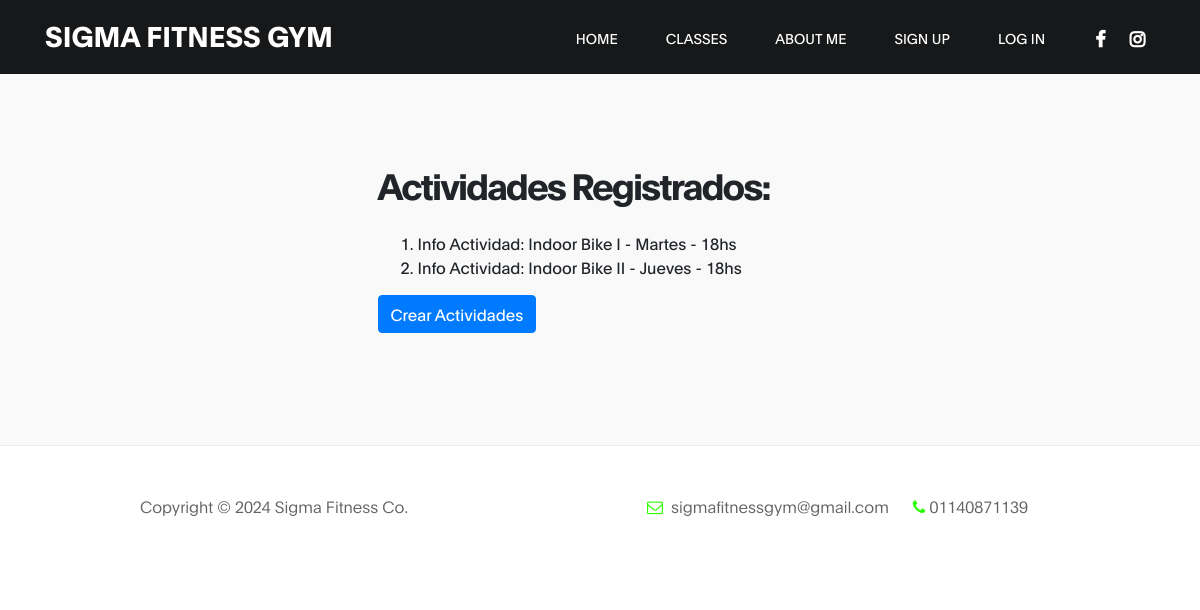
Before: /SigmaApp/readActivities/ with the older database file.
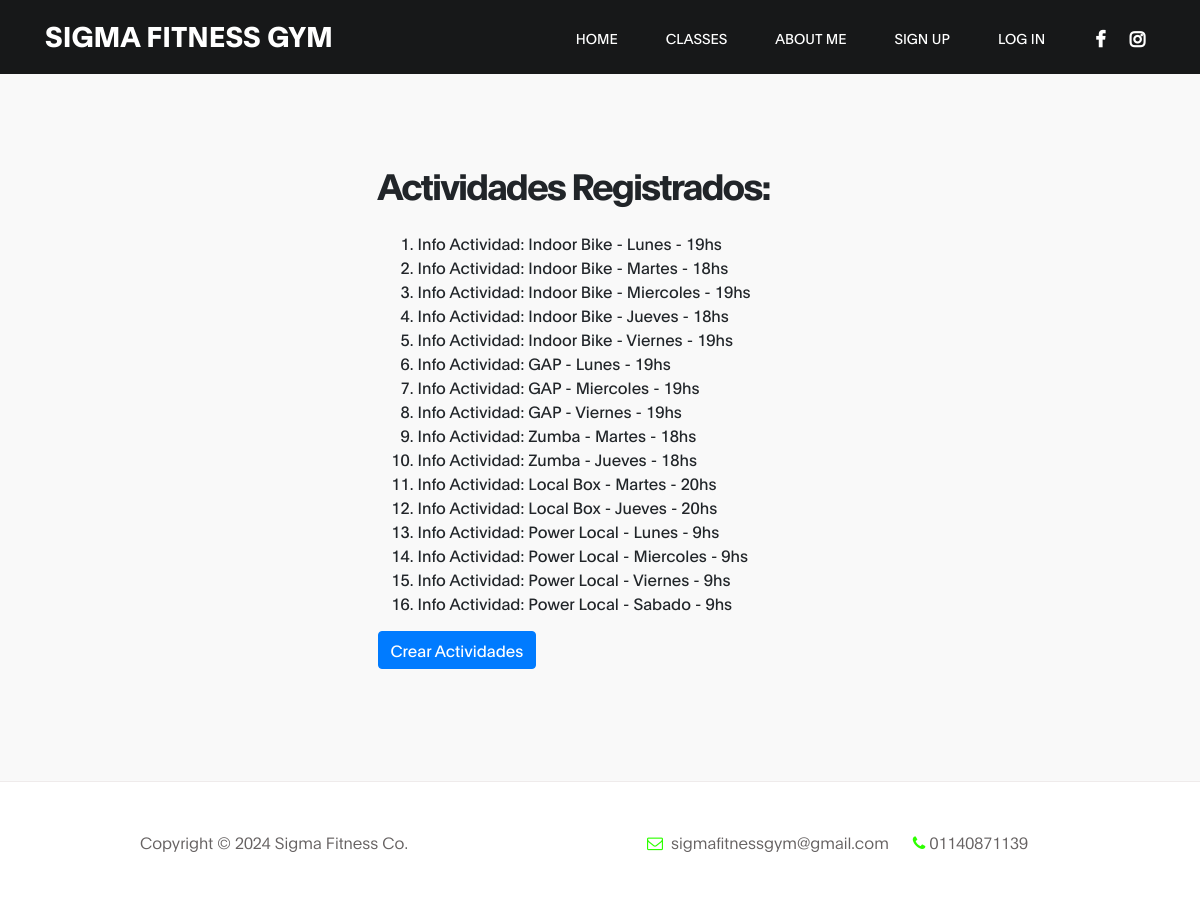
After: the same page with the newer database file.
### SigmaApp/models.py (models this page shows)
class Activity(models.Model):
    name = models.CharField(max_length=40)
    day = models.CharField(max_length=10)
    hour = models.IntegerField()
    def __str__(self):
        return f"{self.name}"

### SigmaApp/views.py (the view)
# urls.py: path('readActivities/', read_activity, name="Read Activity"),
def read_activity(request):
    activities = Activity.objects.all()
    return render(request, "activities/readActivity.html", {"activities": activities})

### SigmaApp/templates/activities/readActivity.html (shortened to what this page needs)
{% extends "father.html" %}
{% block section %}
    <section class="about section" id="about">
        <div class="container">
            <div class="row">
                <div class="mt-lg-5 mb-lg-0 mb-4 col-lg-5 col-md-10 mx-auto col-12">
                    <h2 class="mb-4">Actividades Registrados:</h2>
                    <ol>
                        {% for activity in activities %}
                        <li>Info Actividad: {{activity}} - {{activity.day}} - {{activity.hour}}hs</li>
                        {% endfor %}
                    </ol>
                    <a class="btn btn-primary" href="{% url 'Create Activity' %}">Crear Actividades</a>
                </div>
            </div>
        </div>
    </section>
{% endblock %}

### SigmaApp/templates/father.html (shortened to what this page needs)
<!DOCTYPE html>
<html lang="en">
<head>
    {% load static %}
    <link rel="stylesheet" href="{% static 'css/bootstrap.min.css' %}">
    <link rel="stylesheet" href="{% static 'css/font-awesome.min.css' %}">
    <link rel="stylesheet" href="{% static 'css/aos.css' %}">
    <link rel="stylesheet" href="{% static 'css/tooplate-gymso-style.css' %}">
</head>
<body data-spy="scroll" data-target="#navbarNav" data-offset="50">
    <nav class="navbar navbar-expand-lg fixed-top">
        <div class="container">
            <a class="navbar-brand" href="{% url 'Home' %}">
                SIGMA FITNESS GYM
            </a>
            <div class="collapse navbar-collapse" id="navbarNav">
                <ul class="navbar-nav ml-lg-auto">
                    <li class="nav-item">
                        <a href="{% url 'Home' %}" class="nav-link smoothScroll">Home</a>
                    </li>
                    <li class="nav-item">
                        <a href="#class" class="nav-link smoothScroll">Classes</a>
                    </li>
                    <li class="nav-item">
                        <a href="{% url 'About Me' %}" class="nav-link smoothScroll">About me</a>
                    </li>
                    {% if user.is_authenticated %}
                    <li class="nav-item">
                        <a class="nav-link smoothScroll" href="{% url 'Cerrar Sesion' %}">Log Out</a>
                    </li>
                    {% else %}
                    <li class="nav-item">
                        <a class="nav-link smoothScroll" href="{% url 'Registrarse' %}">Sign Up</a>
                    </li>
                    <li class="nav-item">
                        <a class="nav-link smoothScroll" href="{% url 'Iniciar Sesion' %}">Log In</a>
                    </li>
                    {% endif %}
                </ul>
                <ul class="social-icon ml-lg-3">
                    <li><a href="https://www.facebook.com/gimnasio.sigmafitnessgym/?ref=page_internal" class="fa fa-facebook" target="_blank"></a></li>
                    <li><a href="https://www.instagram.com/sigmafitnessgym/" class="fa fa-instagram" target="_blank"></a></li>
                </ul>
            </div>
        </div>
    </nav>
    {% block section %}
    {% endblock %}
    <footer class="site-footer">
        <div class="container">
            <div class="row">
                <div class="ml-auto col-lg-4 col-md-5">
                    <p class="copyright-text">Copyright &copy; 2024 Sigma Fitness Co.
                </div>
                <div class="d-flex justify-content-center mx-auto col-lg-5 col-md-7 col-12">
                    <p class="mr-4">
                        <i class="fa fa-envelope-o mr-1"></i>
                        <a href="mailto:sigmafitnessgym@gmail.com">sigmafitnessgym@gmail.com</a>
                    </p>
                    <p><i class="fa fa-phone mr-1"></i>01140871139</p>
                </div>
            </div>
        </div>
    </footer>
</body>
</html>

### SigmaApp/static/css/tooplate-gymso-style.css (style rules this page uses)
:root { --primary-color: #2eff00 !important; --white-color: #ffffff; --dark-color: #171819; --about-bg-color: #f9f9f9; --gray-color: #909090; --link-color: #404040; --p-color: #666262; --base-font-family: 'Plain', sans-serif; --font-weight-bold: bold; --font-weight-normal: normal; --font-weight-light: 300; --font-weight-thin: 100; --h1-font-size: 48px; --h2-font-size: 36px; --h3-font-size: 28px; --h4-font-size: 24px; --h5-font-size: 22px; --h6-font-size: 22px; --p-font-size: 18px; --base-font-size: 16px; --menu-font-size: 14px; --border-radius-large: 100%; --border-radius-small: 2px; }
body { background: var(--white-color); font-family: var(--base-font-family); }
h1,h2,h3,h4,h5,h6 { font-weight: var(--font-weight-thin); line-height: normal; }
h2 { font-size: var(--h2-font-size); font-weight: var(--font-weight-bold); letter-spacing: -2px; }
p { color: var(--p-color); font-size: var(--p-font-size); font-weight: var(--font-weight-light); line-height: 1.5em; }
.section { padding: 7rem 0; }
* { -webkit-box-sizing: border-box; -moz-box-sizing: border-box; box-sizing: border-box; }
*::before, *::after { -webkit-box-sizing: border-box; -moz-box-sizing: border-box; box-sizing: border-box; }
a { color: var(--link-color); font-weight: normal; text-decoration: none; transition: all 0.3s ease; }
.navbar { background: var(--dark-color); padding: 1rem; }
.navbar-expand-lg .navbar-nav .nav-link { padding-right: 1.5rem; padding-left: 1.5rem; }
.navbar-brand { color: var(--white-color); font-size: var(--h3-font-size); font-weight: var(--font-weight-bold); line-height: normal; padding-top: 0; }
.nav-item .nav-link { display: block; color: var(--white-color); font-size: var(--menu-font-size); font-weight: var(--font-weight-normal); text-transform: uppercase; padding: 2px 6px; }
.navbar .social-icon li a { color: var(--white-color); }
.about { background: var(--about-bg-color); }
.site-footer { border-top: 1px solid #efebeb; padding: 3rem 0; }
.site-footer a { color: var(--p-color); font-weight: var(--font-weight-light); }
.site-footer p { font-size: var(--base-font-size); }
.contact .fa, .site-footer .fa { color: var(--primary-color); }
.social-icon { position: relative; padding: 0; margin: 5px 0 0 0; }
.social-icon li { display: inline-block; list-style: none; }
.social-icon li a { text-decoration: none; display: inline-block; color: var(--p-color); font-size: var(--p-font-size); font-weight: var(--font-weight-bold); margin: 5px 10px; text-align: center; }

### SigmaApp/templates/father.html (style rules this page uses)
:root { --primary-color: #2eff00; }

Changed rows visible on the page:
changed Activity (number 1 of 16 on the later page): name "Indoor Bike I" → "Indoor Bike"; day "Martes" → "Lunes"; hour "18" → "19"
changed Activity (number 2 of 16 on the later page): name "Indoor Bike II" → "Indoor Bike"; day "Jueves" → "Martes"
added Activity: name "Indoor Bike", day "Miercoles", hour "19"
added Activity: name "Indoor Bike", day "Jueves", hour "18"
added Activity: name "Indoor Bike", day "Viernes", hour "19"
added Activity: name "GAP", day "Lunes", hour "19"
added Activity: name "GAP", day "Miercoles", hour "19"
added Activity: name "GAP", day "Viernes", hour "19"
added Activity: name "Zumba", day "Martes", hour "18"
added Activity: name "Zumba", day "Jueves", hour "18"
added Activity: name "Local Box", day "Martes", hour "20"
added Activity: name "Local Box", day "Jueves", hour "20"
added Activity: name "Power Local", day "Lunes", hour "9"
added Activity: name "Power Local", day "Miercoles", hour "9"
added Activity: name "Power Local", day "Viernes", hour "9"
added Activity: name "Power Local", day "Sabado", hour "9"
